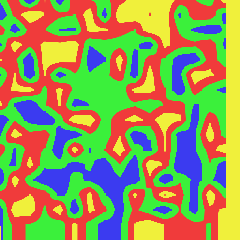
Frame 1 (no input)
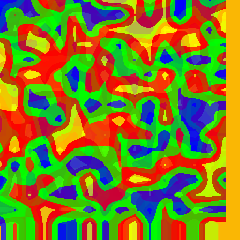
Frame 60 (the mouse pressed at the canvas centre just before this capture)
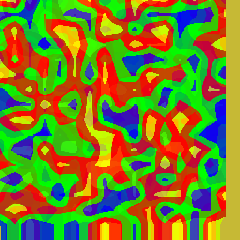
Frame 120 (the mouse held since frame 60 and released just before this capture)

The Processing sketch that drew these frames (run headless with seeded random() and noise(); from frame 60 on, the mouse is pressed at the canvas centre):

// Processing sketch: Pixel_size_Refactor_lerpColor_linear_Interpolation
// ── Pixel_size_Refactor_lerpColor_linear_Interpolation.pde

int r = 16;  // number of rows in input array
int c = 16;  // number of columns in input array
int t = 15;  // parameter (array resize factor)
int rows = r*t;  // height of the heat map
int cols = c*t;  // width of the heat map

float[][] board = new float[r][c];  // input array
float[][] interp_array = new float[rows][cols]; // interpolated array
 
void settings(){
  size(cols, rows);
}
 
void setup(){ 
  noStroke();
} 
void draw(){
  for(int i = 0 ; i < r ; i++){
    for(int j =0; j< c; j++){
       board[i][j]=random(256);
    }
  }
  bilinearInterpolation();  //these are IN the while loop
  applyColor();
}
void bilinearInterpolation() {  // Bi-linear Interpolation algorithm
  for (int i=0; i<r; i++) {
    for (int j=0; j<c; j++) {
      int x = j*t - 1;
      int y = i*t - 1;
      if (x<0) x=0;
      if (y<0) y=0;
      interp_array[y][x] = board[i][j];
    }
  }
  for (int y=0; y<rows; y++) {
    int dy1 = floor(y/(t*1.0));
    int dy2 = ceil(y/(t*1.0)); 
    int y1 = dy1*t - 1;
    int y2 = dy2*t - 1;
    if (y1<0) y1 = 0;
    if (y2<0) y2 = 0;
    for (int x=0; x<cols; x++) {
      int dx1 = floor(x/(t*1.0));
      int dx2 = ceil(x/(t*1.0));
      int x1 = dx1*t - 1;
      int x2 = dx2*t - 1;
      if (x1<0) x1 = 0;
      if (x2<0) x2 = 0;

      if(dx1>=16 || dx2>=16 || dy1>=16 || dy2>=16){ 
        dx1 =15;
        dx2 =15;
        dy1 =15;
        dy2 =15;
      }
      float q11 = board[dy1][dx1];
      float q12 = board[dy2][dx1];
      float q21 = board[dy1][dx2];
      float q22 = board[dy2][dx2];

      int count = 0;
      if (q11>0) count++;
      if (q12>0) count++;
      if (q21>0) count++;
      if (q22>0) count++;
 
      if (count>2) {
        if (!(y1==y2 && x1==x2)) {
         
          float t1 = (x-x1);
          float t2 = (x2-x);
          float t3 = (y-y1);
          float t4 = (y2-y);
          float t5 = (x2-x1);
          float t6 = (y2-y1);
 
          if (y1==y2) {
            interp_array[y][x] = q11*t2/t5 + q21*t1/t5;
          } else if (x1==x2) {
            interp_array[y][x] = q11*t4/t6 + q12*t3/t6;
          } else {
            float diff = t5*t6;
            interp_array[y][x] = (q11*t2*t4 + q21*t1*t4 + q12*t2*t3 + q22*t1*t3)/diff;
          }
        } else {
          interp_array[y][x] = q11;
        }
      } else {
        interp_array[y][x] = 0;
      }

    }
  }
}
 
void applyColor() {  // Generate the heat map 
 
  color c1 = color(0, 0, 255);  // Blue color
  color c2 = color(0, 255, 0);  // Green color
  color c3 = color(255, 0, 0);  // Red color
  color c4 = color(255, 255, 0);  // Yellow color
 
  for (int i = 0; i < rows; i++) {
    for (int j = 0; j < cols; j++) {
      float value = interp_array[i][j];
      color c;
      float fraction;
      println(interp_array[i][j]); 
      if (value>=0 && value<60) {
        fraction = (value)/1.0;
        c = lerpColor(c3, c4, fraction);
      } else if (value>=60 && value<120) {
        fraction = (value-60)/1.0;
        c = lerpColor(c4, c3, fraction);
      } else if (value>=120 && value<180) {
        fraction = (value-120)/2.0;
        c = lerpColor(c3, c2, fraction);
      } else c = c1;
      stroke(c);
      point(j, i);
    }
  }
}
